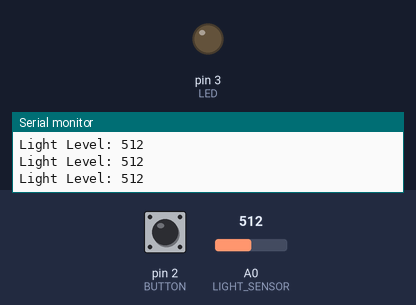
Simulated run of this sketch. Board: Arduino Uno, built with avr-gcc and run on an emulated ATmega328P. Shown: output pins drawn as LEDs (lit = HIGH), the last lines printed to the serial monitor. The inputs (shaded band) are chosen by the test bench; at power-on: A0 (LIGHT_SENSOR) = 512, pin 2 (BUTTON) LOW.

Above: at 1.3 s.
1.4 s: A0 (LIGHT_SENSOR) set to 308
2.9 s: A0 (LIGHT_SENSOR) set to 292
At 3.7 s:
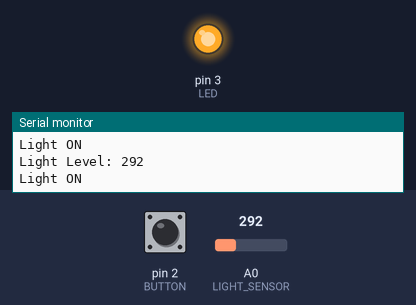
4.5 s: A0 (LIGHT_SENSOR) set to 306
At 4.8 s:
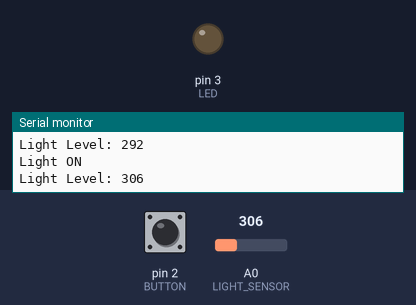
6.0 s: A0 (LIGHT_SENSOR) set to 290
At 7.2 s:
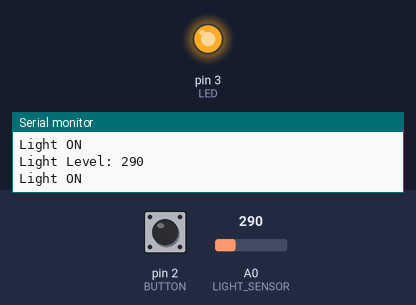
Timing chart, 0 to 8.5 s (numbered marks = the images above; inputs shaded):
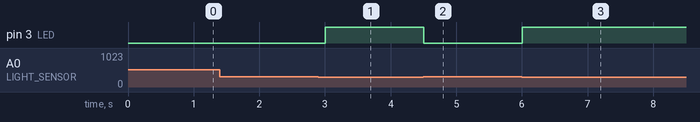

The sketch:

light_sensor.ino
```cpp
#include <Arduino.h>

#define LIGHT_SENSOR 0  // Grove Light Sensor
#define BUTTON 2        // Grove Button
#define LED 3           // Grove LED

int lightThreshold = 300;  // Adjust based on room lighting (0-1023)

void setup() {
    pinMode(BUTTON, INPUT);
    pinMode(LED, OUTPUT);
    Serial.begin(9600);
}

void loop() {
    int lightLevel = analogRead(LIGHT_SENSOR);  // Read light sensor
    int buttonState = digitalRead(BUTTON);  // Read button state

    Serial.print("Light Level: ");
    Serial.println(lightLevel);

    if (lightLevel < lightThreshold || buttonState == HIGH) {
        digitalWrite(LED, HIGH);  // Turn on LED
        Serial.println("Light ON");
    } else {
        digitalWrite(LED, LOW);  // Turn off LED
    }

    delay(500);
}
```

Measured:
- the behaviour switches between 300 and 299 on A0 (LIGHT_SENSOR) (found by bisection; images 0 and 1)
- after the input at 2.9 s, pin 3 (LED): LOW → HIGH after 0.10 s
- after the input at 4.5 s, pin 3 (LED): HIGH → LOW at once
- after the input at 6.0 s, pin 3 (LED): LOW → HIGH at once
